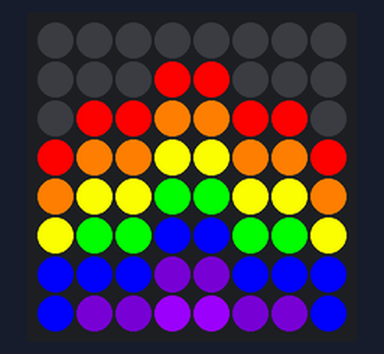
This program was run on a simulated Raspberry Pi (BCM pin numbers) with a Sense HAT. Shown: the Sense HAT's 8×8 RGB LED matrix. At 3.0 s the program stops and its outputs stay as they are.

Above: at 0.1 s.

The program:

02_rbg_image_demo.py
```python
from sense_hat import SenseHat
from time import sleep
from random import randint

def do_show_image(sense):
    r = (255, 0, 0)
    o = (255, 127, 0)
    y = (255, 255, 0)
    g = (0, 255, 0)
    b = (0, 0,255)
    i = (75, 0, 130)
    v = (159, 0, 255)
    e = (0, 0, 0)
    image = [
        e,e,e,e,e,e,e,e,
        e,e,e,r,r,e,e,e,
        e,r,r,o,o,r,r,e,
        r,o,o,y,y,o,o,r,
        o,y,y,g,g,y,y,o,
        y,g,g,b,b,g,g,y,
        b,b,b,i,i,b,b,b,
        b,i,i,v,v,i,i,b
        ]
    sense.set_pixels(image)

def show_image():
    sense = SenseHat()
    sense.clear()
    do_show_image(sense)
    sleep(3)
    sense.clear()

def main():
    for i in range(1):
        show_image()

if __name__ == "__main__":
    main()
```
